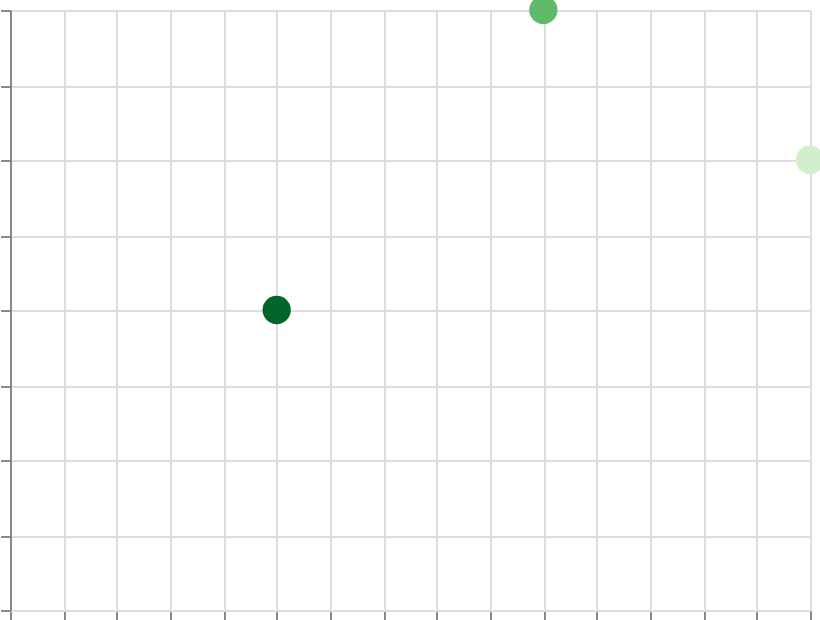

Here is the Vega-Lite specification saved for this chart:
### Vega specification from a JSON file in a GitHub repository (floating-point values rounded to 4 significant figures)
{"$schema": "https://vega.github.io/schema/vega/v6.json", "width": 400, "height": 300, "padding": 5, "autosize": "none", "data": [{"name": "table", "values": [{"x": 1, "y": 2, "val": 10}, {"x": 2, "y": 4, "val": 50}, {"x": 3, "y": 3, "val": 90}]}], "scales": [{"name": "x", "type": "linear", "domain": {"data": "table", "field": "x"}, "range": "width", "nice": true}, {"name": "y", "type": "linear", "domain": {"data": "table", "field": "y"}, "range": [{"signal": "height"}, 0], "nice": true}, {"name": "color", "type": "linear", "domain": {"data": "table", "field": "val"}, "reverse": true, "range": {"scheme": "greens"}}], "marks": [{"type": "symbol", "from": {"data": "table"}, "encode": {"update": {"x": {"scale": "x", "field": "x"}, "y": {"scale": "y", "field": "y"}, "size": {"value": 200}, "fill": {"scale": "color", "field": "val"}}}}], "axes": [{"scale": "x", "orient": "bottom", "grid": true, "labels": false}, {"scale": "y", "orient": "left", "grid": true, "labels": false}], "legends": [{"fill": "color"}]}
